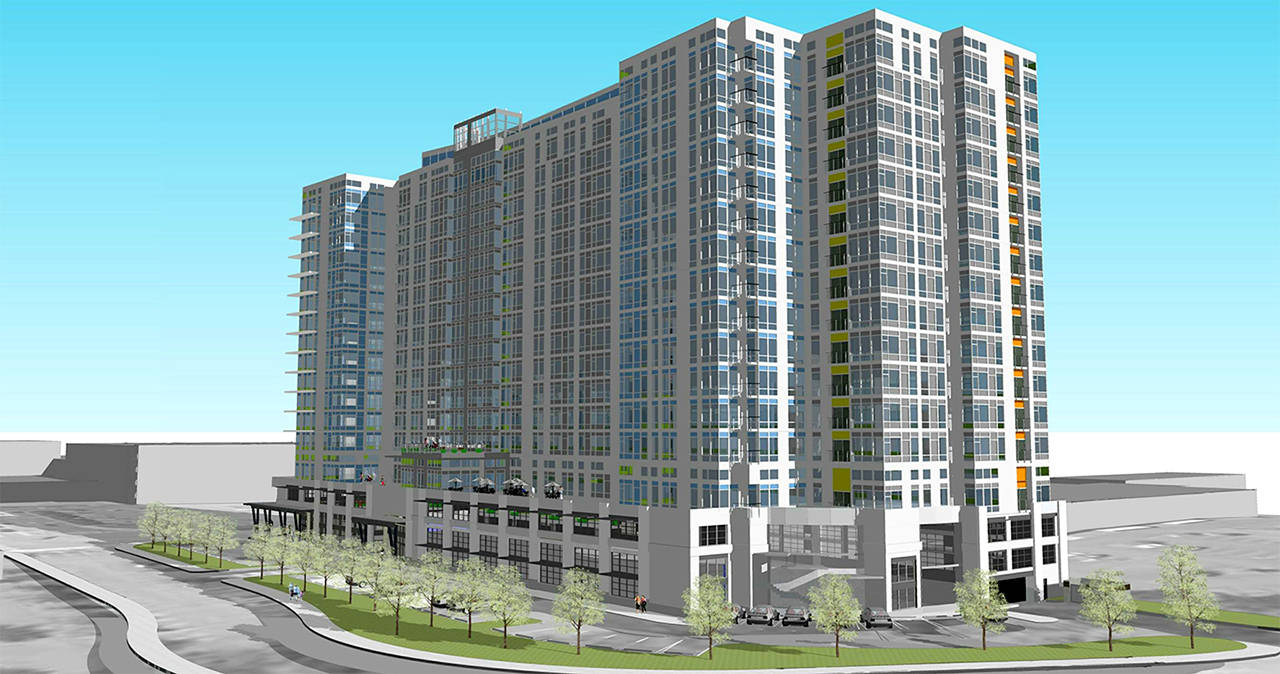
#> input picture Semantic_Segmentation/Images/building.jpg, 1280 x 674 px
$ python resize.py --img_path Images/building.jpg   (older library calls are emulated)
#> lines starting #> are read from the running program, lines starting #| are printed output that depends on the picture
from scipy.misc import imread, imresize, imsave
import argparse
import imageio


def main(args):
    path = args.img_path
    img = imageio.imread(path)
#> img is the input picture: shape (674, 1280, 3); mean R, G, B 138.7, 171.1, 174.4
    width, height = 512, 512
    img = imresize(img, (width, height), interp='bicubic').astype('float32')
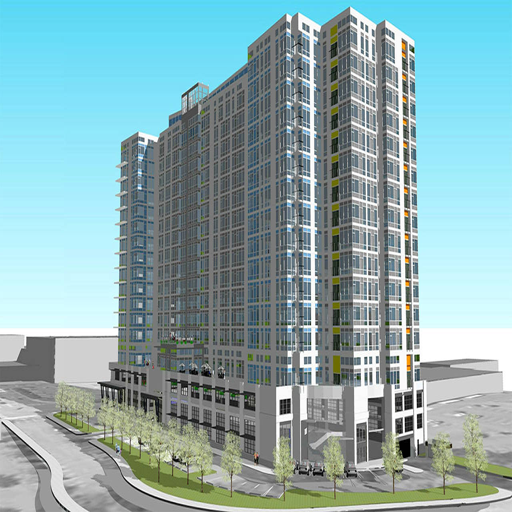
#> img: shape (512, 512, 3) float32; mean R, G, B 138.7, 171, 174.4
#> (the run stopped early here; a loop or call above may not have finished)

$ run again, on Semantic_Segmentation/Images/church.jpg
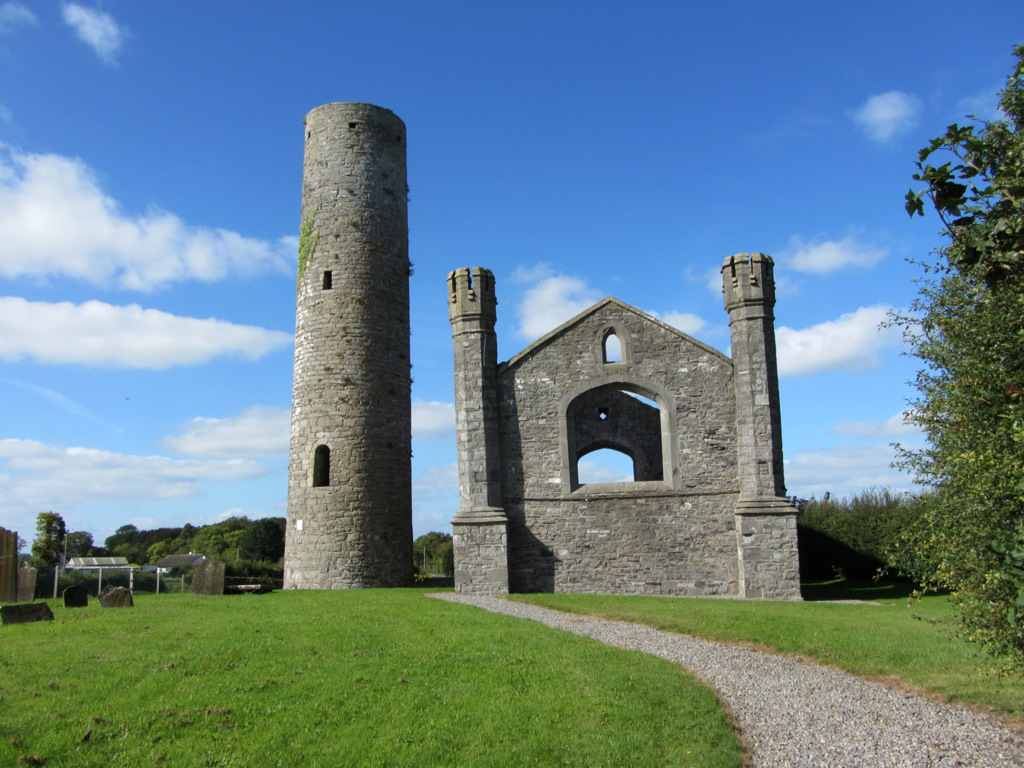
#> input picture Semantic_Segmentation/Images/church.jpg, 1024 x 768 px
#> in main, img is the input picture: shape (768, 1024, 3); mean R, G, B 102.4, 131.1, 143.5
#> in main, `img = imresize(img, (width, height), interp='bicubic').astype('float32')`:
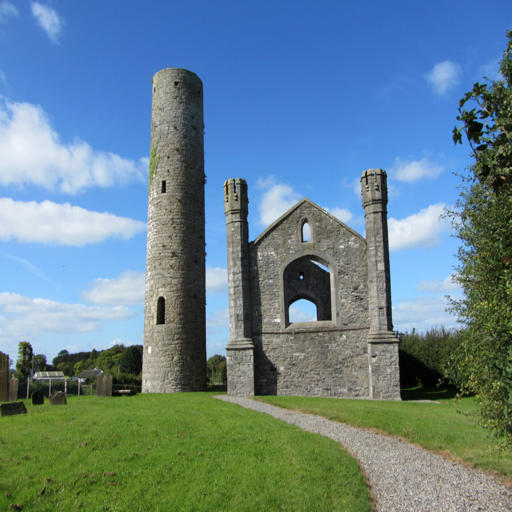
#> img: shape (512, 512, 3) float32; mean R, G, B 102.4, 131.1, 143.5

$ run again, on Semantic_Segmentation/Images/dogs.jpg
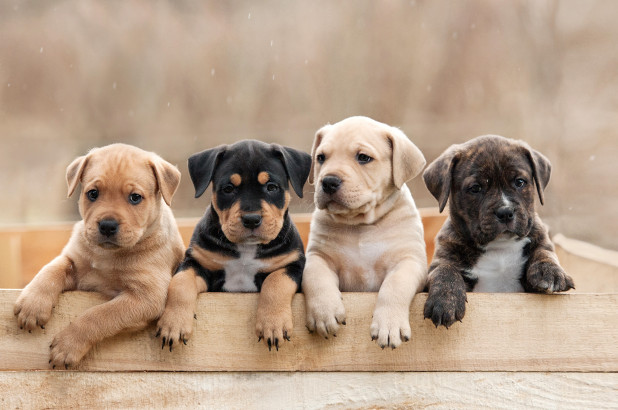
#> input picture Semantic_Segmentation/Images/dogs.jpg, 618 x 410 px
#> in main, img is the input picture: shape (410, 618, 3); mean R, G, B 180, 156.4, 135.9
#> in main, `img = imresize(img, (width, height), interp='bicubic').astype('float32')`:
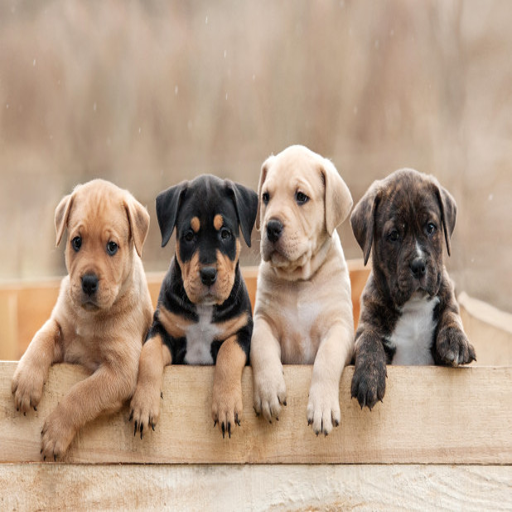
#> img: shape (512, 512, 3) float32; mean R, G, B 180, 156.4, 135.9
